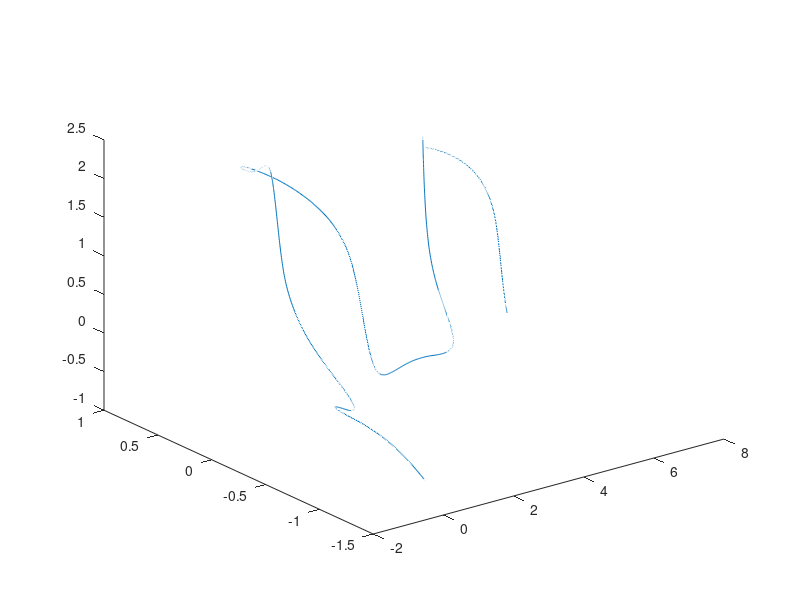

Write MATLAB code to recreate this figure.
px = [-.5,-1.5];
S0 = 3;
pu = [0,0];
dt = 0.025;
St = 1;
maxt = 30;
mts = maxt/dt;
xs = zeros(mts,2);
ts = xs(:,1);
xa = [0,0];

for i = 1:mts
    S = rand*S0;
    vc = [px(1)*S,px(2)*-S];
    dv = 1/St*(vc - pu);
    pu = pu + dt*dv;
    px = px + dt*pu;
    
    if px(1) > 1
        px(1) = px(1) - 2;
        S0 = -S0;
        xa(1) = xa(1) + 2;
    end
    if px(2) > 1
        px(2) = px(2) - 2;
        S0 = -S0;
        xa(2) = xa(2) + 2;
    end
    if px(1) < -1
        px(1) = px(1) + 2;
        S0 = -S0;
        xa(1) = xa(1) - 2;
    end
    if px(2) < -1
        px(2) = px(2) + 2;
        S0 = -S0;
        xa(2) = xa(2) - 2;
    end
    xs(i,:) = px + xa;
    if i>1
        ts(i) = ts(i-1) + dt;
    end
end
plot(xs(:,1),xs(:,2))

%% 3d
px = [-.5,-1.5,-.5];
S0 = 3;
pu = [0,0,0];
dt = 0.025;
St = 1;
maxt = 30;
mts = maxt/dt;
xs = zeros(mts,3);
ts = xs(:,1);
xa = [0,0,0];
dU = zeros(3,3,mts);

for i = 1:mts
    S = rand*S0;
    vc = [px(1)*-0.5*S, px(2)*-0.5*S, px(3)*S];
    dv = 1/St*(vc - pu);
    pu = pu + dt*dv;
    px = px + dt*pu;
    
    if px(1) > 1
        px(1) = px(1) - 2;
        S0 = -S0;
        xa(1) = xa(1) + 2;
    end
    if px(2) > 1
        px(2) = px(2) - 2;
        S0 = -S0;
        xa(2) = xa(2) + 2;
    end
    if px(3) > 1
        px(3) = px(3) - 2;
        S0 = -S0;
        xa(3) = xa(3) + 2;
    end
    
    if px(1) < -1
        px(1) = px(1) + 2;
        S0 = -S0;
        xa(1) = xa(1) - 2;
    end
    if px(2) < -1
        px(2) = px(2) + 2;
        S0 = -S0;
        xa(2) = xa(2) - 2;
    end
    if px(3) < -1
        px(3) = px(3) + 2;
        S0 = -S0;
        xa(3) = xa(3) - 2;
    end
    xs(i,:) = px + xa;
    if i>1
        ts(i) = ts(i-1) + dt;
    end
    
    dU(1,1,i) = -0.5*S;
    dU(2,2,i) = -0.5*S;
    dU(3,3,i) = S;
end
plot3(xs(:,1),xs(:,2),xs(:,3))
